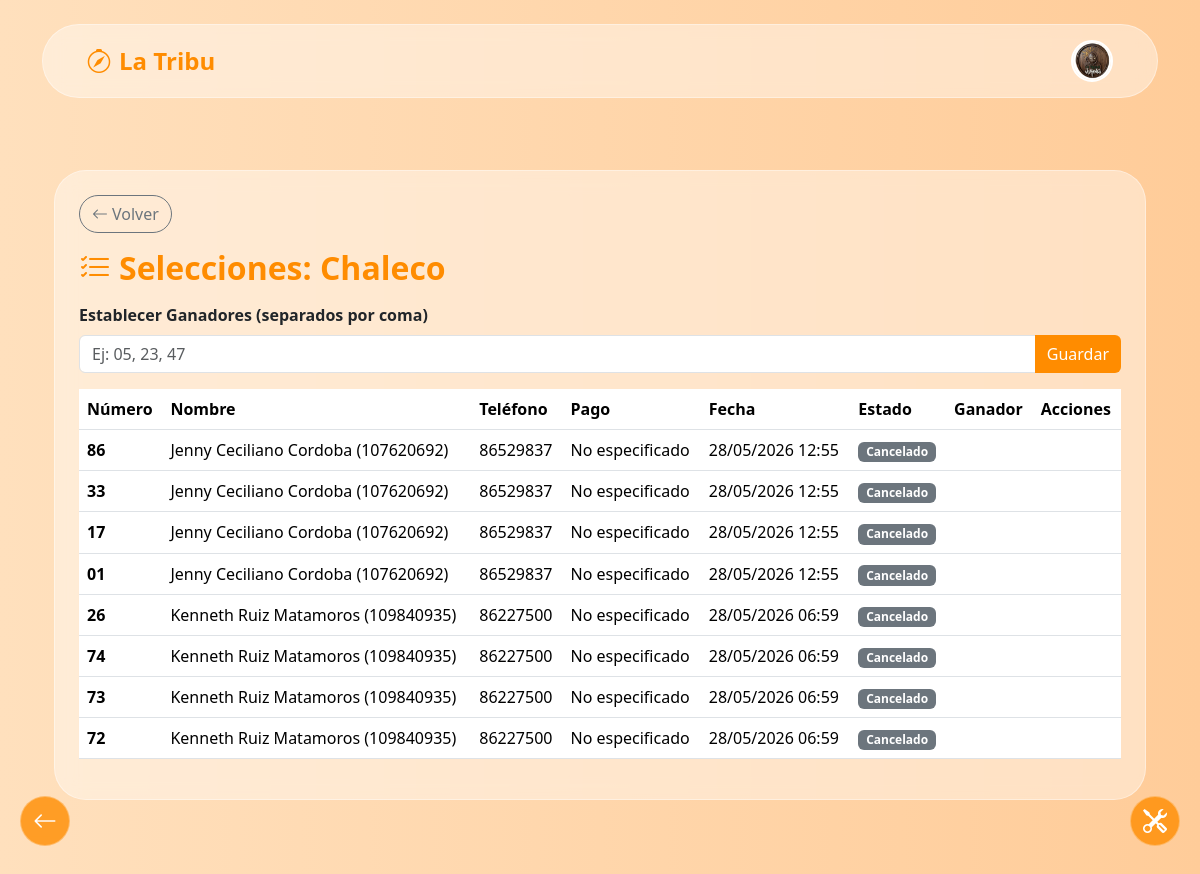
The app's page /admin/rifas/1/selecciones (signed in) with its own data.
### models.py (models this page shows)
class User(db.Model):
    id = db.Column(db.Integer, primary_key=True)
    role = db.Column(db.String(20), default='Usuario')
    weight = db.Column(db.Integer, default=1)
    avatar = db.Column(db.String(255), default='default.png')
    name = db.Column(db.String(100), nullable=False)
    last_name_1 = db.Column(db.String(100), nullable=False)
    last_name_2 = db.Column(db.String(100), nullable=False)
    email = db.Column(db.String(120), unique=True, nullable=False)
    phone_code = db.Column(db.String(10))
    phone = db.Column(db.String(20))
    dob = db.Column(db.Date)
    password_hash = db.Column(db.String(255), nullable=False)
    status = db.Column(db.String(20), default='Activo')
    whatsapp = db.Column(db.String(20))
    facebook = db.Column(db.String(255))
    instagram = db.Column(db.String(255))
    address = db.Column(db.String(255))
    institution = db.Column(db.String(200))
    other_info = db.Column(db.Text)
    reset_token = db.Column(db.String(64))
    reset_expires = db.Column(db.String(30))
    created_at = db.Column(db.DateTime, default=datetime.utcnow)
    updated_at = db.Column(db.DateTime, default=datetime.utcnow, onupdate=datetime.utcnow)

class Raffle(db.Model):
    __tablename__ = 'raffle'
    id = db.Column(db.Integer, primary_key=True)
    raffle_number = db.Column(db.String(50), unique=True, nullable=False)
    name = db.Column(db.String(200), nullable=False)
    price = db.Column(db.Float, nullable=False)
    prize = db.Column(db.String(500), nullable=False)
    detail = db.Column(db.Text, nullable=False)
    raffle_date = db.Column(db.Date, nullable=False)
    raffle_time = db.Column(db.String(50))
    image_filename = db.Column(db.String(255), nullable=False)
    winning_numbers = db.Column(db.Text, default='[]')  # JSON string
    sinpe_name_default = db.Column(db.String(200))
    sinpe_phone_default = db.Column(db.String(50))
    created_at = db.Column(db.DateTime, default=datetime.utcnow)
    is_active = db.Column(db.Boolean, default=True)
    selections = db.relationship('RaffleSelection', backref='raffle', lazy=True, cascade='all, delete-orphan')

class RaffleSelection(db.Model):
    __tablename__ = 'raffle_selection'
    id = db.Column(db.Integer, primary_key=True)
    raffle_id = db.Column(db.Integer, db.ForeignKey('raffle.id'), nullable=False)
    number = db.Column(db.String(5), nullable=False)  # 00-99
    customer_name = db.Column(db.String(200), nullable=False)
    customer_phone = db.Column(db.String(50), nullable=False)
    customer_cedula = db.Column(db.String(50))  # Nueva: cédula del cliente
    pin = db.Column(db.String(10), nullable=False)  # PIN de 4 dígitos alfanumérico
    selection_password = db.Column(db.String(100), nullable=False, default='', server_default='')
    created_at = db.Column(db.DateTime, default=datetime.utcnow)
    is_canceled = db.Column(db.Boolean, default=False)
    payment_method = db.Column(db.String(50), default='No especificado')
    sinpe_name = db.Column(db.String(200))
    sinpe_phone = db.Column(db.String(50))
    __table_args__ = (db.UniqueConstraint('raffle_id', 'number', name='_raffle_number_uc'),)

### routes/rifas_admin.py (the view)
@bp.route('/admin/rifas/<int:raffle_id>/selecciones')
def ver_selecciones(raffle_id):
    if session.get('role') != 'Superusuario':
        flash('Acceso denegado', 'danger')
        return redirect(url_for('main.home'))
    rifa = Raffle.query.get_or_404(raffle_id)
    selecciones = RaffleSelection.query.filter_by(raffle_id=raffle_id).order_by(
        RaffleSelection.created_at.desc()).all()
    try:
        winners = json.loads(rifa.winning_numbers) if rifa.winning_numbers else []
    except Exception:
        winners = []
    return render_template('rifa_selecciones.html', rifa=rifa, selecciones=selecciones, winners=winners)

### routes/__init__.py (called while the page is built)
@bp.before_request
def ensure_session_avatar():
    if 'user_id' in session:
        if 'avatar' not in session or 'email' not in session:
            user = User.query.get(session['user_id'])
            if user:
                if 'avatar' not in session:
                    session['avatar'] = user.avatar or ''
                if 'email' not in session:
                    session['email'] = user.email or ''

### templates/rifa_selecciones.html (shortened to what this page needs)
{% extends "base.html" %}
{% block content %}
<div class="container mt-4">
    <div class="glass-panel rounded-5 p-4">
        <a href="{{ url_for('main.admin_rifas') }}" class="btn btn-outline-secondary rounded-pill mb-3">
            <i class="bi bi-arrow-left me-1"></i>Volver
        </a>
        <h2 class="fw-bold text-orange mb-3"><i class="bi bi-list-check me-2"></i>Selecciones: {{ rifa.name }}</h2>
        <div class="mb-3">
            <label class="form-label fw-bold">Establecer Ganadores (separados por coma)</label>
            <div class="input-group">
                <input type="text" id="winnersInput" class="form-control" placeholder="Ej: 05, 23, 47" value="{{ winners|join(', ') }}">
                <button onclick="setWinners()" class="btn btn-orange">Guardar</button>
            </div>
        </div>
        <div class="table-responsive">
            <table class="table">
                <thead>
                    <tr>
                        <th>Número</th>
                        <th>Nombre</th>
                        <th>Teléfono</th>
                        <th>Pago</th>
                        <th>Fecha</th>
                        <th>Estado</th>
                        <th>Ganador</th>
                        <th>Acciones</th>
                    </tr>
                </thead>
                <tbody>
                    {% for sel in selecciones %}
                    <tr class="{% if sel.is_canceled %}text-muted{% endif %}">
                        <td><strong>{{ sel.number }}</strong></td>
                        <td>{{ sel.customer_name }}</td>
                        <td>{{ sel.customer_phone }}</td>
                        <td>{{ sel.payment_method }}</td>
                        <td>{{ sel.created_at.strftime('%d/%m/%Y %H:%M') }}</td>
                        <td>
                            {% if sel.is_canceled %}
                            <span class="badge bg-secondary">Cancelado</span>
                            {% else %}
                            <span class="badge bg-success">Activo</span>
                            {% endif %}
                        </td>
                        <td>
                        </td>
                        <td>
                        </td>
                    </tr>
                    {% endfor %}
                </tbody>
            </table>
        </div>
    </div>
</div>
{% endblock %}

### templates/base.html (shortened to what this page needs)
<!DOCTYPE html>
<html lang="es" data-theme="light">
<head>
    <link rel="stylesheet" href="{{ url_for('static', filename='css/bootstrap.css') }}?v=2">
    <link rel="stylesheet" href="{{ url_for('static', filename='css/bootstrap-icons.css') }}?v=2">
    <link rel="stylesheet" href="{{ url_for('static', filename='css/global.css') }}?v=2">
    <link rel="stylesheet" href="{{ url_for('static', filename='css/main.css') }}?v=2">
    <link rel="stylesheet" href="{{ url_for('static', filename='css/base.css') }}?v=2">
</head>
<body>
    <div class="container mt-4">
        <nav class="navbar navbar-expand-lg d-none d-md-flex custom-navbar glass-panel rounded-pill">
            <div class="container-fluid">
                <a class="navbar-brand text-orange fw-bold fs-4 d-flex align-items-center gap-2" href="/">
                    <i class="bi bi-compass"></i> La Tribu
                </a>
                <div class="ms-auto d-flex align-items-center gap-3">
                    {% if session.get('user_id') %}
                        {% set nav_avatar = session.get('avatar') or '' %}
                        <a href="{{ url_for('main.profile') }}" class="d-flex align-items-center text-decoration-none" title="Mi Perfil">
                            <div class="rounded-circle overflow-hidden border border-2 border-white shadow-sm d-flex align-items-center justify-content-center bg-orange" style="width:42px;height:42px;flex-shrink:0;">
                                {% if nav_avatar and nav_avatar != 'default.png' %}
                                    <img src="{{ url_for('static', filename=nav_avatar) }}" alt="Avatar" style="width:100%;height:100%;object-fit:cover;">
                                {% else %}
                                    <i class="bi bi-person-fill text-white fs-5"></i>
                                {% endif %}
                            </div>
                        </a>
                    {% else %}
                        <button class="btn btn-orange rounded-pill px-4 shadow-sm fw-bold d-flex align-items-center" data-bs-toggle="modal" data-bs-target="#loginModal">
                            <i class="bi bi-box-arrow-in-right me-2 fs-5"></i> Ingresar
                        </button>
                    {% endif %}
                </div>
            </div>
        </nav>
    </div>
    <main class="container mt-2 mt-md-5 mb-5 pb-5 content-wrapper">
        {% block content %}
        {% endblock %}
    </main>
    {% if request.path != '/' %}
    <button id="btnBack" class="btn-global-back" onclick="if(document.referrer.includes(window.location.host) && window.history.length > 1) { window.history.back(); } else { window.location.href='/'; }" title="Volver Atrás">
        <i class="bi bi-arrow-left fs-4"></i>
    </button>
    {% endif %}
    {% if session.get('role') == 'Superusuario' %}
    <div class="dropdown dropup">
        <a href="#" class="btn-global-add dropdown-toggle" data-bs-toggle="dropdown" aria-expanded="false" title="Herramientas de Admin" style="text-decoration: none;">
            <i class="bi bi-tools fs-4"></i>
        </a>
    </div>
    {% endif %}
{% include 'partials/base_scripts.html' %}

### templates/partials/base_scripts.html (shortened to what this page needs)
</body>
</html>

### static/css/global.css (style rules this page uses)
:root { --bg-dark: #1e1e1e; --bg-darker: #121212; --text-light: #f1f1f1; --primary-orange: #ff8c00; --primary-hover: #e07b00; --nav-mobile-height: 65px; }
.text-orange { color: var(--primary-orange) !important; }
a { color: var(--primary-orange); text-decoration: none; }
.custom-navbar { background-color: var(--bg-dark); border-bottom: 2px solid var(--primary-orange); }
.btn-global-back { position: fixed; bottom: calc(var(--nav-mobile-height) + 20px); left: 20px; width: 50px; height: 50px; border-radius: 50%; background-color: var(--primary-orange); color: white; border: none; box-shadow: 0 4px 6px rgba(0,0,0,0.3); z-index: 1020; display: flex; justify-content: center; align-items: center; cursor: pointer; }

### static/css/base.css (style rules this page uses)
body { background: linear-gradient(to right, #ffe0bd 0%, #ffcc99 100%); background-attachment: fixed; min-height: 100vh; display: flex; flex-direction: column; }
.glass-panel { background: rgba(255, 255, 255, 0.4); backdrop-filter: blur(10px); -webkit-backdrop-filter: blur(10px); border: 1px solid rgba(255, 255, 255, 0.4); box-shadow: 0 8px 32px 0 rgba(31, 38, 135, 0.05); }
.btn-orange { background-color: var(--primary-orange, #ff8c00); color: #fff; border: none; transition: all 0.3s ease; }
.custom-navbar { padding: 0.8rem 2rem; z-index: 1040; }
.btn-global-back { position: fixed; bottom: calc(var(--nav-mobile-height, 70px) - 15px); left: 20px; width: 50px; height: 50px; border-radius: 50%; background: rgba(255, 140, 0, 0.8); backdrop-filter: blur(5px); color: white; border: 1px solid rgba(255, 255, 255, 0.3); box-shadow: 0 4px 15px rgba(255, 140, 0, 0.4); z-index: 1045; display: flex; justify-content: center; align-items: center; cursor: pointer; transition: all 0.3s ease; }
.btn-global-add { position: fixed; bottom: calc(var(--nav-mobile-height, 70px) - 15px); right: 20px; width: 50px; height: 50px; border-radius: 50%; background: rgba(255, 140, 0, 0.8); backdrop-filter: blur(5px); color: white; border: 1px solid rgba(255, 255, 255, 0.3); box-shadow: 0 4px 15px rgba(255, 140, 0, 0.4); z-index: 1045; display: flex; justify-content: center; align-items: center; cursor: pointer; transition: all 0.3s ease; text-decoration: none; }
*, *::before, *::after { box-shadow: none !important; text-shadow: none !important; }

### templates/base.html (style rules this page uses)
*, *::before, *::after { box-shadow: none !important; text-shadow: none !important; }
.shadow, .shadow-sm, .shadow-lg, .shadow-none, [class*="shadow"] { box-shadow: none !important; }
.btn-global-add.dropdown-toggle::after { display: none !important; }

### records on screen
User: avatar (picture)
Raffle: name "Chaleco"
RaffleSelection: number "86", customer_name "Jenny Ceciliano Cordoba (107620692)", customer_phone "86529837", payment_method "No especificado", created_at "28/05/2026 12:55", is_canceled "Cancelado"
RaffleSelection: number "33", customer_name "Jenny Ceciliano Cordoba (107620692)", customer_phone "86529837", payment_method "No especificado", created_at "28/05/2026 12:55", is_canceled "Cancelado"
RaffleSelection: number "17", customer_name "Jenny Ceciliano Cordoba (107620692)", customer_phone "86529837", payment_method "No especificado", created_at "28/05/2026 12:55", is_canceled "Cancelado"
RaffleSelection: number "01", customer_name "Jenny Ceciliano Cordoba (107620692)", customer_phone "86529837", payment_method "No especificado", created_at "28/05/2026 12:55", is_canceled "Cancelado"
RaffleSelection: number "26", customer_name "Kenneth Ruiz Matamoros (109840935)", customer_phone "86227500", payment_method "No especificado", created_at "28/05/2026 06:59", is_canceled "Cancelado"
RaffleSelection: number "74", customer_name "Kenneth Ruiz Matamoros (109840935)", customer_phone "86227500", payment_method "No especificado", created_at "28/05/2026 06:59", is_canceled "Cancelado"
RaffleSelection: number "73", customer_name "Kenneth Ruiz Matamoros (109840935)", customer_phone "86227500", payment_method "No especificado", created_at "28/05/2026 06:59", is_canceled "Cancelado"
RaffleSelection: number "72", customer_name "Kenneth Ruiz Matamoros (109840935)", customer_phone "86227500", payment_method "No especificado", created_at "28/05/2026 06:59", is_canceled "Cancelado"
